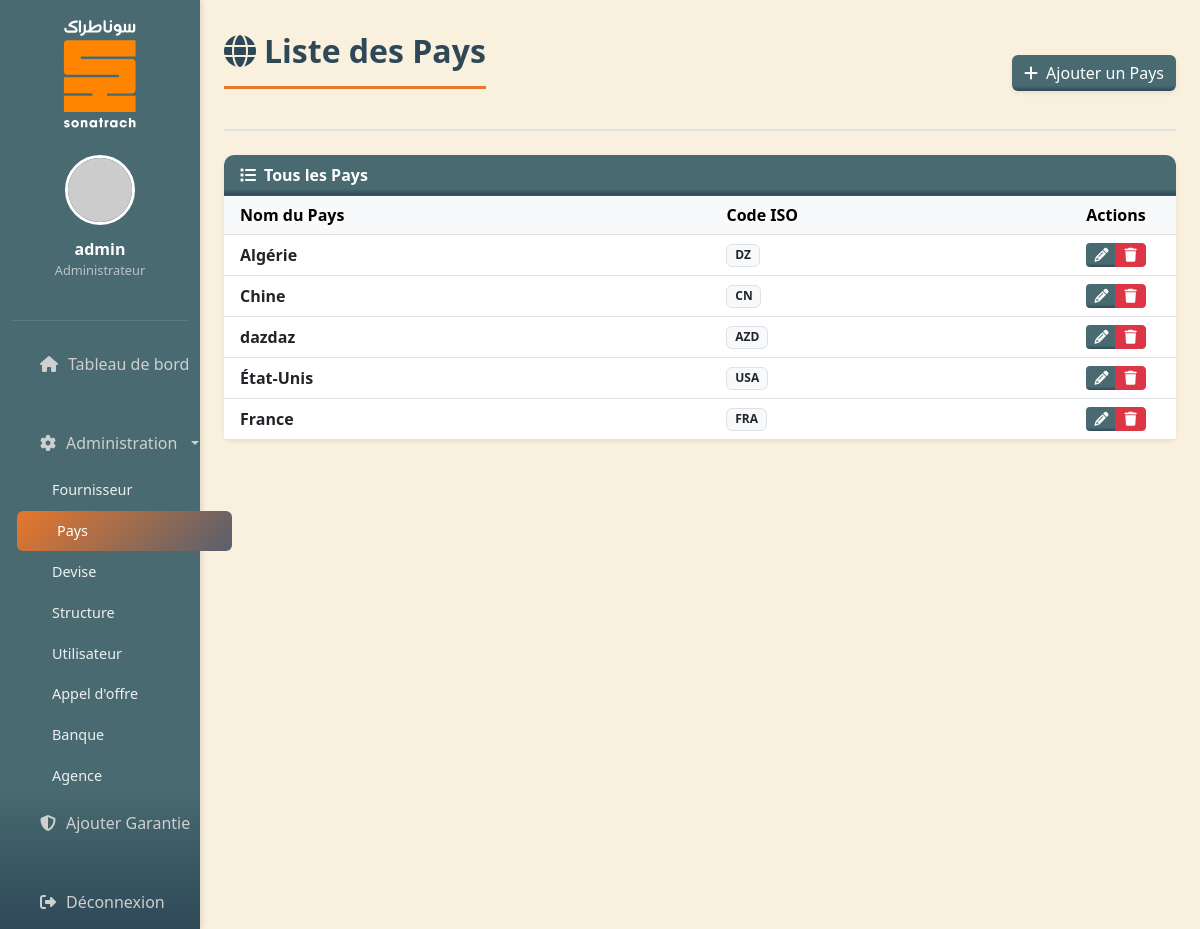
/index.php?page=liste-pays (signed in), run on the app's committed database.
### tables this page shows
CREATE TABLE IF NOT EXISTS `pays` (
  `id` int NOT NULL AUTO_INCREMENT,
  `nom` varchar(255)  NOT NULL,
  `code_pays` varchar(11) NOT NULL,
  PRIMARY KEY (`id`) USING BTREE,
  UNIQUE KEY `code_pays` (`code_pays`),
  UNIQUE KEY `Nom` (`nom`)
);

### pages/liste-pays.php (the view, shortened to what this page needs)
<?php
$pdo = getDBConnection();
$countries = $pdo->query("SELECT * FROM pays ORDER BY nom ASC")->fetchAll(PDO::FETCH_ASSOC);
?>
<div class="content-header mb-4">
    <div class="d-flex justify-content-between align-items-center">
        <h2 class="page-title"><i class="fas fa-globe me-2"></i>Liste des Pays</h2>
        <a href="index.php?page=pays" class="btn ajouter shadow-sm">
            <i class="fas fa-plus me-2"></i>Ajouter un Pays
        </a>
    </div>
</div>
<div class="card shadow-sm border-0">
    <div class="card-header bg-white fw-bold">
        <i class="fas fa-list me-2"></i>Tous les Pays
    </div>
    <div class="card-body p-0">
        <?php if (!empty($countries)): ?>
        <div class="table-responsive">
            <table class="table table-hover align-middle mb-0">
                <thead class="table-light">
                    <tr>
                        <th class="ps-3">Nom du Pays</th>
                        <th>Code ISO</th>
                        <th class="text-center" style="width: 120px;">Actions</th>
                    </tr>
                </thead>
                <tbody>
                    <?php foreach ($countries as $country): ?>
                        <tr>
                            <td class="ps-3"><strong><?= htmlspecialchars($country['nom']); ?></strong></td>
                            <td><span class="badge bg-light text-dark border"><?= htmlspecialchars($country['code_pays']); ?></span></td>
                            <td class="text-center">
                                <div class="btn-group">
                                    <button class="btn btn-sm ajouter text-white edit-pays"
                                            data-id="<?= $country['id']; ?>">
                                        <i class="fas fa-pencil-alt"></i>
                                    </button>
                                    <button class="btn btn-sm btn-danger delete-pays"
                                            data-id="<?= $country['id']; ?>"
                                            data-nom="<?= htmlspecialchars($country['nom']); ?>">
                                        <i class="fas fa-trash"></i>
                                    </button>
                                </div>
                            </td>
                        </tr>
                    <?php endforeach; ?>
                </tbody>
            </table>
        </div>
        <?php else: ?>
        <div class="text-center py-4"><p class="text-muted mb-0">Aucun pays enregistré.</p></div>
        <?php endif; ?>
    </div>
</div>

### index.php (style rules this page uses)
.ajouter { background: linear-gradient(180deg, #486a70 85%, #2f4858 100%); color: white; border: none; }
body { overflow-x: hidden; font-family: 'Segoe UI', Tahoma, Geneva, Verdana, sans-serif; background: #faf0de; }
.page-title { font-size: 2rem; font-weight: 700; color: #2f4858; margin-bottom: 1.5rem; padding-bottom: 1rem; border-bottom: 3px solid #e8772b; display: inline-block; }
.content-header { margin-bottom: 2rem; padding-bottom: 1rem; border-bottom: 2px solid #dee2e6; }
.card { border: none; box-shadow: 0 2px 8px rgba(0,0,0,0.08); border-radius: 10px; }
.card-header { background: linear-gradient(180deg, #486a70 85%, #2f4858 100%); color: white; font-weight: 600; border-radius: 10px 10px 0 0 !important; }

### data on the page
pays: nom "Algérie", code_pays "DZ"
pays: nom "Chine", code_pays "CN"
pays: nom "dazdaz", code_pays "AZD"
pays: nom "État-Unis", code_pays "USA"
pays: nom "France", code_pays "FRA"

### other printed values
$userName "admin"
